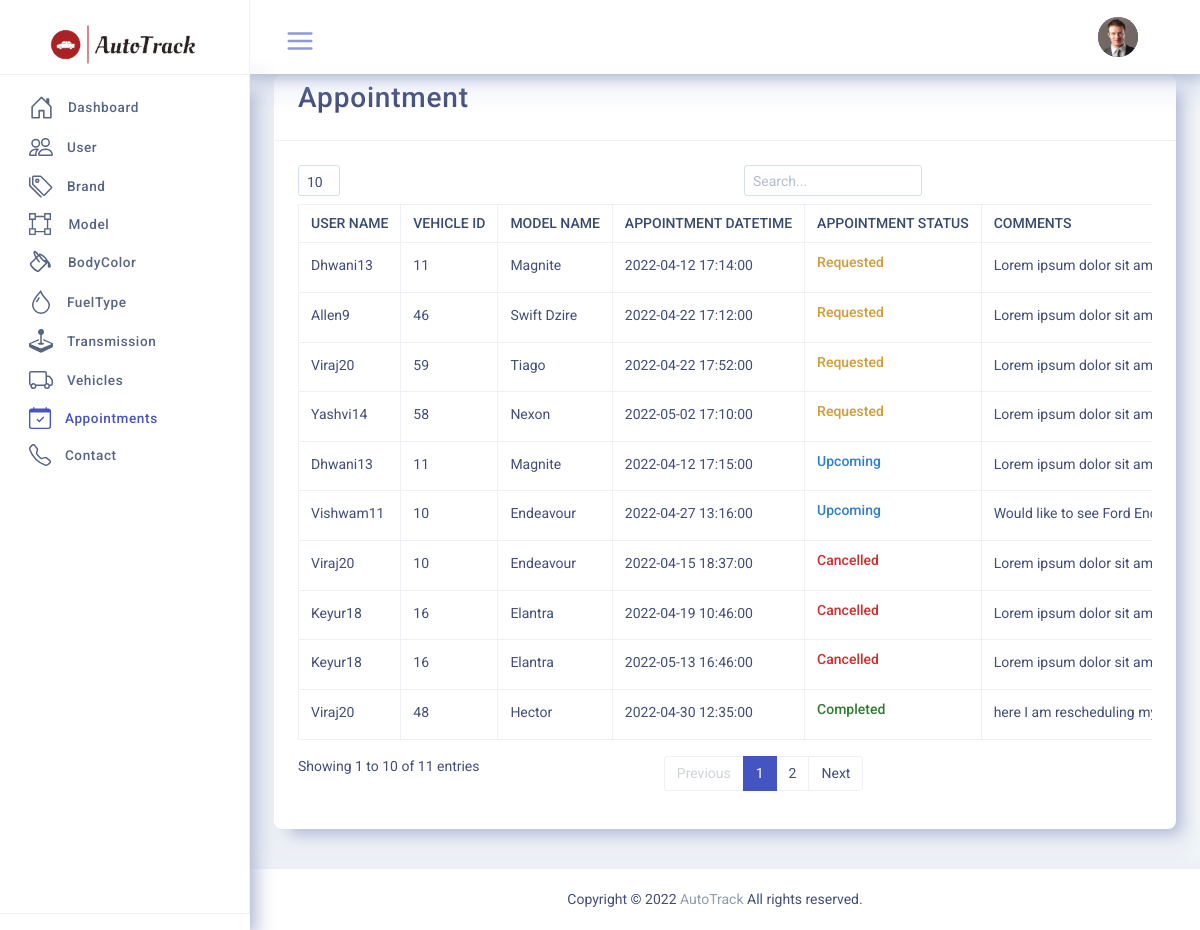
The app's page /admin/admindashboard/Dash/DASHTIC-LTR/pages/appointment.php (signed in) with its own data.
### tables this page shows
CREATE TABLE `user` (
  `user_id` bigint(20) UNSIGNED NOT NULL,
  `user_role_id` int(10) UNSIGNED NOT NULL,
  `first_name` varchar(30) NOT NULL,
  `last_name` varchar(30) NOT NULL,
  `email` varchar(60) NOT NULL,
  `username` varchar(30) NOT NULL,
  `password` varchar(256) NOT NULL,
  `address` text NOT NULL,
  `user_image` varchar(100) DEFAULT NULL
);

CREATE TABLE `appointment` (
  `appointment_id` bigint(20) UNSIGNED NOT NULL,
  `user_id` bigint(20) UNSIGNED NOT NULL,
  `vehicle_id` bigint(20) UNSIGNED NOT NULL,
  `appointment_schedule` datetime NOT NULL,
  `appointment_status` enum('Requested','Upcoming','Cancelled','Completed') NOT NULL DEFAULT 'Requested',
  `appointment_comments` text DEFAULT NULL
);

CREATE TABLE `vehicle` (
  `vehicle_id` bigint(20) UNSIGNED NOT NULL,
  `model_id` bigint(20) UNSIGNED NOT NULL,
  `exterior_color` bigint(20) UNSIGNED NOT NULL,
  `fuel_type_id` bigint(20) UNSIGNED NOT NULL,
  `transmission_id` bigint(20) UNSIGNED NOT NULL,
  `model_year` int(10) UNSIGNED NOT NULL,
  `seating_capacity` int(5) UNSIGNED NOT NULL,
  `vehicle_price` double UNSIGNED NOT NULL,
  `vehicle_vin` varchar(20) NOT NULL,
  `kms_driven` float UNSIGNED NOT NULL,
  `vehicle_description` text NOT NULL,
  `vehicle_image` varchar(100) NOT NULL
);

CREATE TABLE `model_master` (
  `model_id` bigint(20) UNSIGNED NOT NULL,
  `brand_id` bigint(20) UNSIGNED NOT NULL,
  `model_name` varchar(30) NOT NULL,
  `general_description` text DEFAULT NULL
);

### admin/admindashboard/Dash/DASHTIC-LTR/pages/appointment.php (the view, shortened to what this page needs)
<?php include('header.php');?>
<div class="page">
	<div class="page-main">
		<?php include('sidebar.php');?>
		<div class="app-content main-content">
			<div class="side-app">
				<?php include('pageheader.php');?>
						<div class="row">
							<div class="col-12">
								<div class="card">
									<div class="card-header">
										<div class="card-title">
										<h2>Appointment</h2>
										</div>
									</div>
									<div class="card-body">
										<div class="table-responsive">
											<table class="table table-bordered text-nowrap" id="example1">
												<thead>
													<tr>
														<th class="wd-15p border-bottom-0">User Name</th>
														<th class="wd-20p border-bottom-0">Vehicle id</th>
														<th class="wd-20p border-bottom-0">Model Name</th>
														<th class="wd-25p border-bottom-0">Appointment DateTime</th>
														<th class="wd-15p border-bottom-0">Appointment Status</th>
														<th class="wd-15p border-bottom-0">Comments</th>
													</tr>
												</thead>
												<tbody>
<?php
	$sql = "select * from appointment a JOIN vehicle v JOIN model_master m JOIN user u where a.vehicle_id=v.vehicle_id and v.model_id=m.model_id and a.user_id=u.user_id ORDER BY a.appointment_status,a.appointment_schedule" ;
	$result = mysqli_query($conn,$sql);
	while($row=mysqli_fetch_assoc($result))
	{
?>
													<tr>
														<td><?php echo $row['username']; ?></td>
														<td><?php echo $row['vehicle_id']; ?></td>
														<td><?php echo $row['model_name']; ?></td>
														<td><?php echo $row['appointment_schedule']; ?></td>
														<td><?php
												if($row['appointment_status']=="Upcoming")
												{
													echo "<h6 style='color:#307FCE'>Upcoming</h6>";
											?>
											<?php
												}
												else if($row['appointment_status']=="Completed")
												{
													echo "<h6 style='color:#317B31'>Completed</h6>";
												}
												else if($row['appointment_status']=="Requested")
												{
													echo "<h6 style='color:#D29C36'>Requested</h6>";
												}
												else
												{
													echo "<h6 style='color:#D12D2D'>Cancelled</h6>";
												}
											?></td>
														<td><?php echo $row['appointment_comments']; ?></td>
													</tr>
	<?php
	}
	?>
												</tbody>
											</table>
										</div>
									</div>
								</div>
							</div>
						</div>
						</div>
				</div>
			</div>
			<?php include('footer.php') ?>

### admin/admindashboard/Dash/DASHTIC-LTR/pages/pageheader.php (shortened to what this page needs)
<?php include '_dbconnect.php';?>
<?php
if (isset($_SESSION['username'])) {
	$username =$_SESSION['username'];
	$query = " SELECT * FROM USER WHERE username = '$username' OR email = '$username' AND (user_role_id=1 OR user_role_id=2) ";
	$result = mysqli_query($conn,$query);
	$row = mysqli_fetch_assoc($result);
}
else{
	?>
	<script>window.location= 'login.php';</script>
	<?php
}
?>
				<div class="app-header header top-header">
					<div class="container-fluid">
						<div class="d-flex">
							<div class="dropdown side-nav">
								<div class="app-sidebar__toggle" data-toggle="sidebar">
									<a class="open-toggle" href="">
									</a>
								</div>
							</div>
							<div class="d-flex order-lg-2 ml-auto">
				<div class="dropdown profile-dropdown">
									<a href="profile.php" class="nav-link pr-0 leading-none"  >
										<span>
											<img src="../public/assets/images/users/<?php echo $row['user_image'];?>" alt="img" class="avatar avatar-md brround">
										</span>
									</a>
								</div>
						</div>
					</div>
				</div>
</div>

### admin/admindashboard/Dash/DASHTIC-LTR/public/assets/css/sidemenu.css (style rules this page uses)
.app-content { min-height: calc(100vh - 50px); margin-top: 50px; margin-bottom: 0 !important; -webkit-transition: margin-left 0.2s ease; -o-transition: margin-left 0.2s ease; transition: margin-left 0.2s ease; overflow: hidden; }
.app-content .side-app { padding: 25px 1.5rem 0 1.5rem; }
@media (min-width: 768px) { .app-content { margin-left: 250px; padding-bottom: 1rem; } }
.app-header { position: fixed; left: 0; right: 0; top: 0; width: 100%; display: -webkit-box; display: -ms-flexbox; display: flex; z-index: 999; padding-right: 15px; padding: 0.75rem 0; -webkit-transition: padding-left 0.2s ease; -o-transition: padding-left 0.2s ease; transition: padding-left 0.2s ease; }
@media (min-width: 768px) { .app-header { padding-right: 30px; } }
.app-sidebar__toggle { margin: 5px; padding: 5px 18px; text-align: center; height: 2.5rem; font-size: 1.2rem; position: relative; border-radius: 3px; }
.app-sidebar__toggle a { color: #b6c1d9; }
@media (min-width: 768px) { .header.top-header { padding-left: 250px; } }

### records on screen
user: user_image (picture)
appointment: user.username "Dhwani13", vehicle.vehicle_id "11", model_master.model_name "Magnite", appointment_schedule "2022-04-12 17:14:00", appointment_status "Requested", appointment_comments "Lorem ipsum dolor sit…"
appointment: user.username "Allen9", vehicle.vehicle_id "46", model_master.model_name "Swift Dzire", appointment_schedule "2022-04-22 17:12:00", appointment_status "Requested", appointment_comments "Lorem ipsum dolor sit…"
appointment: user.username "Viraj20", vehicle.vehicle_id "59", model_master.model_name "Tiago", appointment_schedule "2022-04-22 17:52:00", appointment_status "Requested", appointment_comments "Lorem ipsum dolor sit…"
appointment: user.username "Yashvi14", vehicle.vehicle_id "58", model_master.model_name "Nexon", appointment_schedule "2022-05-02 17:10:00", appointment_status "Requested", appointment_comments "Lorem ipsum dolor sit…"
appointment: user.username "Dhwani13", vehicle.vehicle_id "11", model_master.model_name "Magnite", appointment_schedule "2022-04-12 17:15:00", appointment_status "Upcoming", appointment_comments "Lorem ipsum dolor sit…"
appointment: user.username "Vishwam11", vehicle.vehicle_id "10", model_master.model_name "Endeavour", appointment_schedule "2022-04-27 13:16:00", appointment_status "Upcoming", appointment_comments "Would like to see Ford…"
appointment: user.username "Viraj20", vehicle.vehicle_id "10", model_master.model_name "Endeavour", appointment_schedule "2022-04-15 18:37:00", appointment_status "Cancelled", appointment_comments "Lorem ipsum dolor sit…"
appointment: user.username "Keyur18", vehicle.vehicle_id "16", model_master.model_name "Elantra", appointment_schedule "2022-04-19 10:46:00", appointment_status "Cancelled", appointment_comments "Lorem ipsum dolor sit…"
appointment: user.username "Keyur18", vehicle.vehicle_id "16", model_master.model_name "Elantra", appointment_schedule "2022-05-13 16:46:00", appointment_status "Cancelled", appointment_comments "Lorem ipsum dolor sit…"
appointment: user.username "Viraj20", vehicle.vehicle_id "48", model_master.model_name "Hector", appointment_schedule "2022-04-30 12:35:00", appointment_status "Completed", appointment_comments "here I am rescheduling…"
